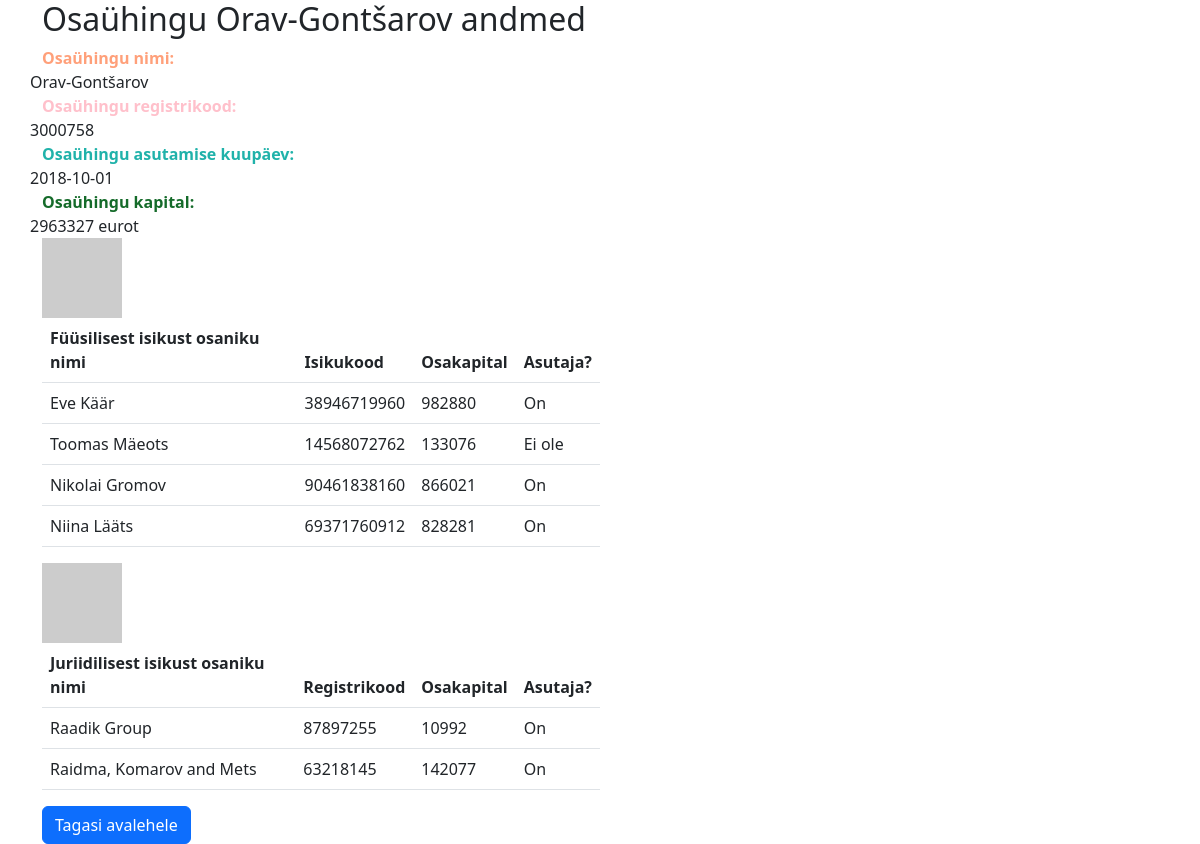
/osauhingud/Orav-Gontšarov, run on the app's committed database.
### models.py (models this page shows, shortened)
class Osauhingud(Base):
    __tablename__ = 'osauhingud'
    index = Column(Integer, primary_key=True, autoincrement=True)
    osauhingu_nimi = Column(String(100), nullable=False)
    registri_kood = Column(Integer, nullable=False)
    asutamise_kuupaev = Column(String(10), nullable=False)
    kapital = Column(Integer, nullable=False)
    fuusilised_osanikud = relationship(
        "FuusilisestIsikustOsanikud",
        secondary=many_to_many_table_fuusilised_isikud,
        back_populates="osaniku_osauhingud",
        cascade="all, delete",
    )
    juriidilised_osanikud = relationship(
        "JuriidilisestIsikustOsanikud",
        secondary=many_to_many_table_juriidilised_isikud,
        back_populates="osaniku_osauhingud",
        cascade="all, delete",
        primaryjoin="Osauhingud.index == many_to_many_table_juriidilised_isikud.c.left_id_osauhingud",
        secondaryjoin="JuriidilisestIsikustOsanikud.index == many_to_many_table_juriidilised_isikud.c.right_id_osanikud"
    )

class FuusilisestIsikustOsanikud(Base):
    __tablename__ = 'fuusilisest_isikust_osanikud'
    index = Column(Integer, primary_key=True, autoincrement=True)
    nimi = Column(String(200), nullable=False)
    isikukood = Column(String(11), nullable=False)
    osaniku_osauhingud = relationship(
        "Osauhingud",
        secondary=many_to_many_table_fuusilised_isikud,
        back_populates="fuusilised_osanikud",
        cascade="all, delete",
    )

class JuriidilisestIsikustOsanikud(Base):
    __tablename__ = 'juriidilisest_isikust_osanikud'
    index = Column(Integer, primary_key=True, autoincrement=True)
    nimi = Column(String(200), nullable=False)
    registrikood = Column(Integer, nullable=False)
    osaniku_osauhingud = relationship(
        "Osauhingud",
        secondary=many_to_many_table_juriidilised_isikud,
        back_populates="juriidilised_osanikud",
        cascade="all, delete",
    )

### tables this page shows
CREATE TABLE many_to_many_table_fuusilised_isikud (
	"index" INTEGER NOT NULL, 
	left_id_osauhingud INTEGER, 
	right_id_osanikud INTEGER, 
	osakapital INTEGER, 
	is_asutaja VARCHAR(100), 
	PRIMARY KEY ("index"), 
	FOREIGN KEY(left_id_osauhingud) REFERENCES osauhingud ("index"), 
	FOREIGN KEY(right_id_osanikud) REFERENCES fuusilisest_isikust_osanikud ("index")
);

CREATE TABLE many_to_many_table_juriidilised_isikud (
	"index" INTEGER NOT NULL, 
	left_id_osauhingud INTEGER, 
	right_id_osanikud INTEGER, 
	osakapital INTEGER, 
	is_asutaja VARCHAR(100), 
	PRIMARY KEY ("index"), 
	FOREIGN KEY(left_id_osauhingud) REFERENCES osauhingud ("index"), 
	FOREIGN KEY(right_id_osanikud) REFERENCES juriidilisest_isikust_osanikud ("index")
);

### routes.py (the view)
@app.route('/osauhingud/<osauhingu_nimi>')
def osauhingu_andmed(osauhingu_nimi):
    osauhingu_nimi = urllib.parse.unquote(osauhingu_nimi)
    andmed = pari_osauhingu_tabelid(osauhingu_nimi)
    return render_template('osauhingu_andmed.html',osauhingu_nimi=osauhingu_nimi,andmed=andmed)

### templates/osauhingu_andmed.html
{% extends "base.html" %}
{% block main %}
<div class="container">
    <div class="col-6">
        <h2>Osaühingu {{osauhingu_nimi}} andmed</h2>
    </div>
    <div class="col-6">
        <div class="row">
            <span style="color:lightsalmon;font-weight:bold;">Osaühingu nimi:</span> {{andmed[0].iloc[0]['Osaühingu nimi']}}
        </div>
        <div class="row">
            <span style="color:pink;font-weight:bold;">Osaühingu registrikood:</span> {{andmed[0].iloc[0]['Registrikood']}}
        </div>
        <div class="row">
            <span style="color:lightseagreen;font-weight:bold;">Osaühingu asutamise kuupäev:</span> {{andmed[0].iloc[0]['Asutamise kuupäev']}}
        </div>
        <div class="row">
            <span style="color:rgb(21, 107, 42);font-weight:bold;">Osaühingu kapital:</span> {{andmed[0].iloc[0]['Kapital']}} eurot
        </div>
        <img src="https://api.dicebear.com/5.x/pixel-art/svg?seed={{ [1,n,100]|random() }}&size=96" alt="avatar"/>
        <table class="table">
            <thead>
                <tr>
                    {% for column in andmed[1].columns %}
                    <th>{{ column }}</th>
                    {% endfor %}
                </tr>
            </thead>
            <tbody>
                {% for row in andmed[1].values %}
                <tr>
                    {% for value in row %}
                    <td>{{ value }}</td>
                    {% endfor %}
                </tr>
                {% endfor %}
            </tbody>
        </table>
        <img src="https://api.dicebear.com/5.x/shapes/svg?seed={{ [1,n,100]|random() }}&size=96"alt="avatar"/>
        <table class="table">
            <thead>
                <tr>
                    {% for column in andmed[2].columns %}
                    <th>{{ column }}</th>
                    {% endfor %}
                </tr>
            </thead>
            <tbody>
                {% for row in andmed[2].values %}
                <tr>
                    {% for value in row %}
                    <td>{{ value }}</td>
                    {% endfor %}
                </tr>
                {% endfor %}
            </tbody>
        </table>
        <a href="/" class="btn btn-primary">Tagasi avalehele</a>
    </div>
</div>
{% endblock %}

### templates/base.html (shortened to what this page needs)
<!DOCTYPE html>
<html>
    <head>
        <link rel="stylesheet" href="/static/styles/styles.css">
        <link rel="stylesheet" href="https://cdn.jsdelivr.net/npm/bootstrap@5.3.0-alpha1/dist/css/bootstrap.min.css"
>
        <link rel="stylesheet" type="text/css" href="https://cdn.datatables.net/1.13.3/css/jquery.dataTables.min.css">
    </head>
    <body>
        {% block main %}
        {% endblock %}
    </body>
</html>

### data on the page
Osauhingud: osauhingu_nimi "Orav-Gontšarov", asutamise_kuupaev "2018-10-01"
FuusilisestIsikustOsanikud: nimi "Eve Käär", isikukood "38946719960"
many_to_many_table_fuusilised_isikud: is_asutaja "On"
FuusilisestIsikustOsanikud: nimi "Toomas Mäeots", isikukood "14568072762"
many_to_many_table_fuusilised_isikud: is_asutaja "Ei ole"
FuusilisestIsikustOsanikud: nimi "Nikolai Gromov", isikukood "90461838160"
many_to_many_table_fuusilised_isikud: is_asutaja "On"
FuusilisestIsikustOsanikud: nimi "Niina Lääts", isikukood "69371760912"
many_to_many_table_fuusilised_isikud: is_asutaja "On"
JuriidilisestIsikustOsanikud: nimi "Raadik Group"
many_to_many_table_juriidilised_isikud: is_asutaja "On"
JuriidilisestIsikustOsanikud: nimi "Raidma, Komarov and Mets"
many_to_many_table_juriidilised_isikud: is_asutaja "On"

### other printed values
{{ andmed[0].iloc[0]['Registrikood'] }} "3000758"
{{ andmed[0].iloc[0]['Kapital'] }} "2963327"
{{ column }} "Füüsilisest isikust osaniku nimi" "Isikukood" "Osakapital" "Asutaja?"
{{ value }} "982880" "133076" "866021" "828281"
{{ column }} "Juriidilisest isikust osaniku nimi" "Registrikood" "Osakapital" "Asutaja?"
{{ value }} "87897255" "10992" "63218145" "142077"
